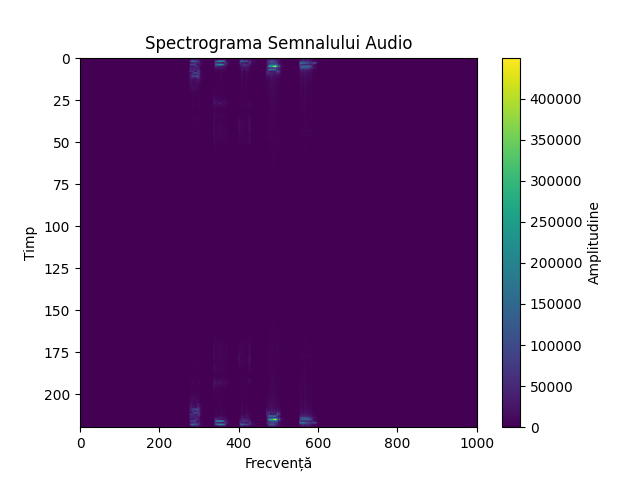

Reproduce this figure in Python.
import numpy as np
import matplotlib.pyplot as plt
from scipy.io import wavfile # folosit pentru citire fisierelor audio

# (a) Citirea semnalului audio dintr-un fișier
# wavfile.read returnează frecvența de eșantionare (fs) și datele audio (audio_data) din fișier
fs, audio_data = wavfile.read('vocal_recording.wav')

# (b) Gruparea valorilor semnalului
group_size = int(0.01 * fs)  # Grupăm 1% din valorile semnalului
overlap = int(group_size / 2)  # Suprapunere de 50%
# overlap reprezintă cantitatea de date care se suprapun între grupuri succesive


# (c) Calculul FFT pentru fiecare grup
# Se iterează prin semnal cu o fereastră glisantă și se aplică FFT pe fiecare grup.
# Rezultatele FFT sunt adăugate la lista spectrogram.
spectrogram = []
for i in range(0, len(audio_data) - group_size, overlap):
    group = audio_data[i:i + group_size] # Se selectează un grup de date audio de dimensiune group_size
    fft_result = np.abs(np.fft.fft(group)) # np.abs() este folosit pentru a obține magnitudinea (partea reală)
    spectrogram.append(fft_result)

# (d) Construirea matricei
# Lista rezultatelor FFT este transformată într-o matrice folosind np.column_stack
#creaza  un nou array prin îmbinarea elementelor
spectrogram_matrix = np.column_stack(spectrogram)

# (e) Afișarea spectrogramei
plt.imshow(spectrogram_matrix, aspect='auto', cmap='viridis')
plt.title('Spectrograma Semnalului Audio')
plt.xlabel('Frecvență')
plt.ylabel('Timp')
plt.colorbar(label='Amplitudine')
plt.savefig("ex6.png")
plt.show()

